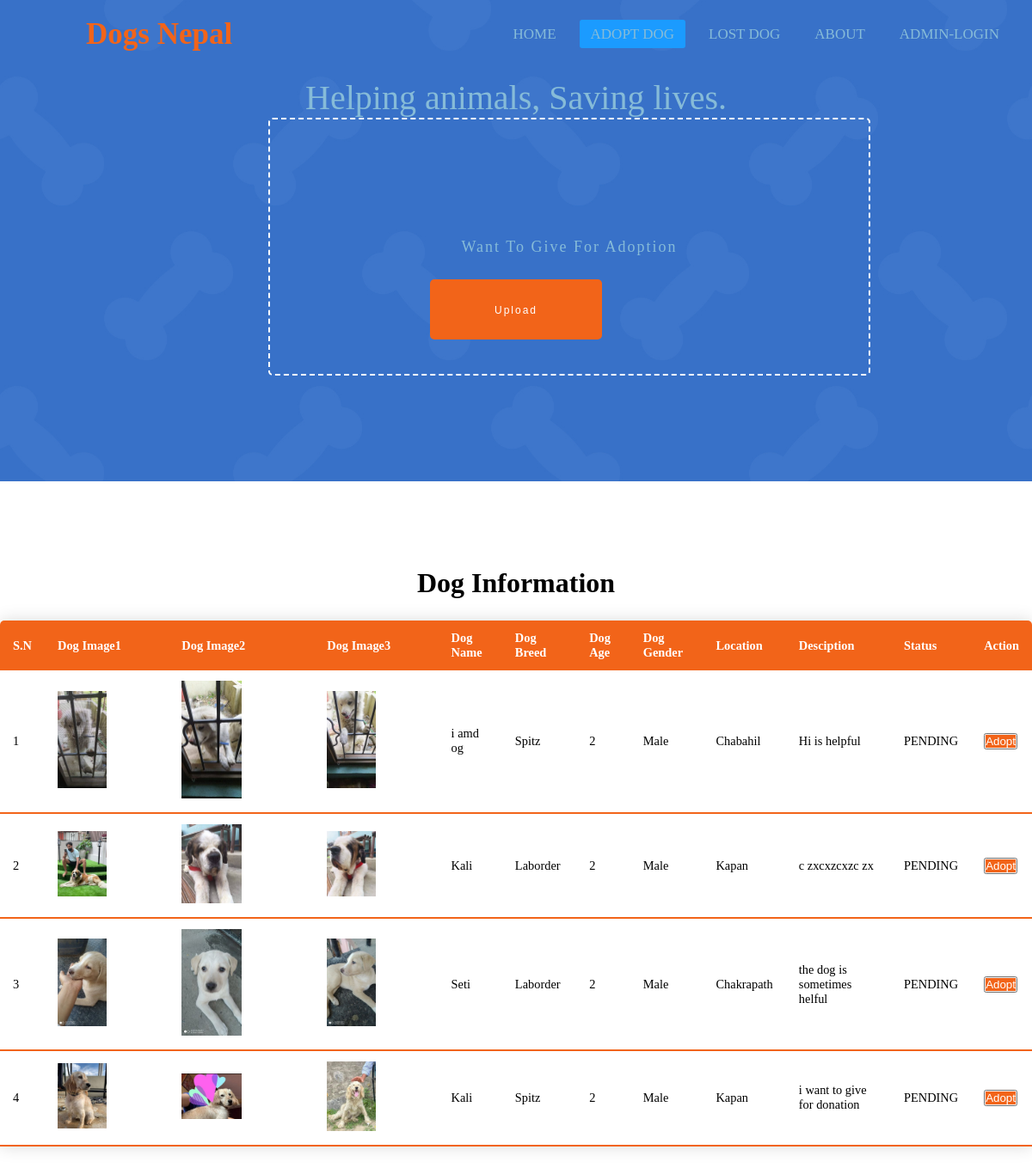
Page /Adoption/adopt.php on the committed database.
### tables this page shows
CREATE TABLE `donor` (
  `id` int(11) NOT NULL,
  `dog_name` varchar(255) NOT NULL,
  `dog_breed` varchar(255) NOT NULL,
  `dog_age` int(255) NOT NULL,
  `dog_gender` text NOT NULL,
  `describ` varchar(255) NOT NULL,
  `location` varchar(255) NOT NULL,
  `owner_name` varchar(255) NOT NULL,
  `owner_email` varchar(255) NOT NULL,
  `owner_number` int(255) NOT NULL,
  `dog_image1` varchar(255) NOT NULL,
  `dog_image2` varchar(255) NOT NULL,
  `dog_image3` varchar(255) NOT NULL,
  `status` enum('REQUEST','APPROVE') DEFAULT NULL,
  `remarks` enum('AVAILABLE','PENDING') DEFAULT NULL
);

### Adoption/adopt.php (the view, shortened to what this page needs)
<!DOCTYPE html>
<html>
  <head>
    <link rel="stylesheet" href="style.css">
    <link rel="stylesheet" href="https://cdnjs.cloudflare.com/ajax/libs/font-awesome/5.15.3/css/all.min.css"/>
  </head>
  <body>
    <section id="landing__area">
   <nav>
      <label class="logo">Dogs Nepal</label>
      <ul>
        <li><a href="../index.php">Home</a></li>
        <li><a class="active" href="#">Adopt Dog</a></li>
        <li><a href="../lostdog/lostdog.php">Lost Dog</a></li>
        <li><a href="../admin/aboutdog.php">About</a></li>
        <li><a href="../adminentry/login.php">Admin-login</a></li>
      </ul>
    </nav>
            <div class="landing__content ">
                <center>
                <div class="landing__info ">
                    <h1>
                        Helping animals,
                        Saving lives.
                    </h1>
                    <p>Want To Give For Adoption</p>
                    <button class="upload_button"><a href="form\form.php">Upload</a></button>
                </div>
                </center>
            </div>
        </section>
    <div class="title">
        <h1>Dog Information</h1>
    </div>
    <div class="main">
    <table class="content-table">
             <thead>
                <tr>
                    <th>S.N</th>
                    <th>Dog Image1</th>
                    <th>Dog Image2</th>
                    <th>Dog Image3</th>
                    <th>Dog Name</th>
                    <th>Dog Breed</th>
                    <th>Dog Age</th>
                    <th>Dog Gender</th>
                    <th>Location</th>
                    <th>Desciption</th>
                    <th>Status</th>
                    <th>Action</th>
                </tr>
             </thead>
    </div>
                    <?php
                        include "../config.php";
                        $selectQuery = "SELECT * FROM donor WHERE status = 'APPROVE'";
                        $result = mysqli_query($conn, $selectQuery);
                        if(mysqli_num_rows($result)){
                            $i = 1;
                            while($row = mysqli_fetch_assoc($result)){
                  ?>
    <tbody>
    <tr>
        <td><?php echo $i;?></td>
        <td><img style="width:50%;height:auto;" src="../dogphotos/<?php echo $row['dog_image1']?>"></td>
        <td><img style="width:50%;height:auto;" src="../dogphotos/<?php echo $row['dog_image2']?>"></td>
        <td><img style="width:50%;height:auto;" src="../dogphotos/<?php echo $row['dog_image3']?>"></td>
        <td><?php echo $row ['dog_name']?></td>
        <td><?php echo $row ['dog_breed']?></td>
        <td><?php echo $row ['dog_age']?></td>
        <td><?php echo $row ['dog_gender']?></td>
        <td><?php echo $row ['location']?></td>
        <td><?php echo $row ['describ']?></td>
        <td><?php echo $row ['remarks']?></td>
        <td>
            <button><a href="../adoptform.php?id=<?php echo $id; ?>" style="background-color:#F26419; color:white;">Adopt</a></button>
        </td>
    </tr>
        <?php
        $i++;
        }
    }
        ?>
    </tbody>
  </body>
</html>

### Adoption/style.css (style rules this page uses)
* { padding: 0; margin: 0; text-decoration: none; list-style: none; box-sizing: border-box; }
:root { --red: #F26419; --orange:#F6AE2D; --dark-blue: #33658A; --light-blue: #86BBD8; --dark: #2F4858; }
body { font-family: montserrat; }
nav { background:url(imgs\bg.jpg); height: 80px; width: 100%; }
label.logo { color:var(--red); font-size: 35px; line-height: 80px; padding: 0 100px; font-weight: bold; }
nav ul { float: right; margin-right: 20px; }
nav ul li { display: inline-block; line-height: 80px; margin: 0 5px; }
nav ul li a { color: var(--light-blue); font-size: 17px; padding: 7px 13px; border-radius: 3px; text-transform: uppercase; }
a.active,a:hover { background: #1b9bff; transition: .5s; }
#landing__area { display: flex; flex-direction: column; justify-content: center; align-items: center; }
#landing__area { width: 100%; height: 70vh; background: url(../images/bg.jpg); background-position: center; background-size: cover; display: flex; flex-direction: column; justify-content: center; align-items: center; }
.landing__content { height: 90%; width: 80%; margin-top: 10px; }
.landing__content .landing__info { width: 60%; height: 100%; }
.landing__info h1 { color: #86BBD8; font-weight: 300; font-size: 40px; }
.landing__info p { color: var(--light-blue); border: 2px dashed #fff; height: 300px; width: 700px; border-radius: 5px; display: flex; justify-content: center; flex-direction: column; font-size: 18px; letter-spacing: 2px; line-height: 22px; }
.upload_button { background-color:var(--red) ; height: 70px; width: 200px; border: none; border-radius: 5px; display: flex; justify-content: center; font-size: 12px; letter-spacing: 2px; margin: -7rem 0; }
.upload_button a { color: white; margin: 29px 0; }

### Adoption/adopt.php (style rules this page uses)
.title { padding-top: 100px; text-align: center; }
.main { display: flex; justify-content: center; }
.content-table { border-collapse: collapse; margin: 25px 0; font-size: 0.9em; min-width: 400px; border-radius: 5px 5px 0 0; overflow: hidden; box-shadow: 0 0 20px rgb(0,0,0,0.15); }
.content-table thead tr { background-color: var(--red); color: #ffffff; text-align: left; font-weight: bold; }
.content-table th, .content-table td { padding: 12px 15px; word-wrap: break-word; }
.content-table tbody tr { border-bottom: 1px solid #dddddd; }
.content-table tbody tr:last-of-type { border-bottom: 2px solid var(--red); }

### rows in the picture
donor: dog_image1 (picture), dog_image2 (picture), dog_image3 (picture), dog_name "i amd og", dog_breed "Spitz", dog_age "2", dog_gender "Male", location "Chabahil", describ "Hi is helpful", remarks "PENDING"
donor: dog_image1 (picture), dog_image2 (picture), dog_image3 (picture), dog_name "Kali", dog_breed "Laborder", dog_age "2", dog_gender "Male", location "Kapan", describ "c zxcxzcxzc zx", remarks "PENDING"
donor: dog_image1 (picture), dog_image2 (picture), dog_image3 (picture), dog_name "Seti", dog_breed "Laborder", dog_age "2", dog_gender "Male", location "Chakrapath", describ "the dog is sometimes helful", remarks "PENDING"
donor: dog_image1 (picture), dog_image2 (picture), dog_image3 (picture), dog_name "Kali", dog_breed "Spitz", dog_age "2", dog_gender "Male", location "Kapan", describ "i want to give for donation", remarks "PENDING"
